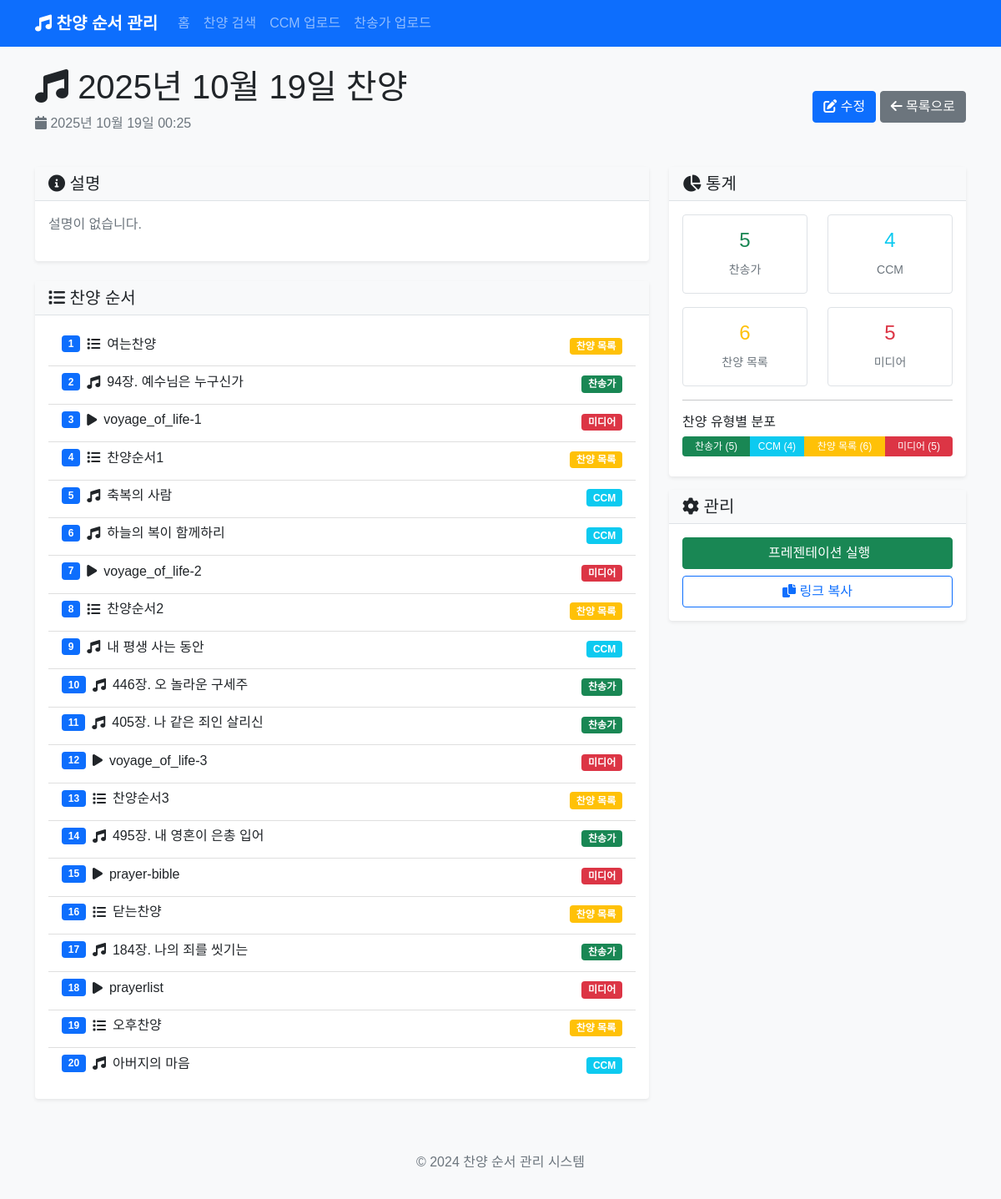
Page /post/9 on the committed database.
### app.py (models this page shows)
class PraisePost(db.Model):
    id = db.Column(db.Integer, primary_key=True)
    title = db.Column(db.String(200), nullable=False)
    content = db.Column(db.Text, nullable=False)
    created_at = db.Column(db.DateTime, default=datetime.utcnow)
    songs = db.relationship('Song', backref='praise_post', lazy=True, cascade='all, delete-orphan')
    background_image = db.Column(db.String(500))  # 전체 배경 이미지
    parallax_image = db.Column(db.String(500))  # 패럴랙스 배경 이미지

class Song(db.Model):
    id = db.Column(db.Integer, primary_key=True)
    title = db.Column(db.String(200), nullable=False)
    song_type = db.Column(db.String(50), nullable=False)  # 'hymn', 'ccm', 'section', 'media'
    hymn_number = db.Column(db.String(10))  # 찬송가 번호
    lyrics = db.Column(db.Text)  # 가사
    order = db.Column(db.Integer, nullable=False)
    praise_post_id = db.Column(db.Integer, db.ForeignKey('praise_post.id'), nullable=False)
    section_title = db.Column(db.String(200))  # 섹션 제목 (예: 찬양순서1)
    media_type = db.Column(db.String(50))  # 'image', 'video'
    media_url = db.Column(db.String(500))  # 미디어 파일 경로
    background_image = db.Column(db.String(500))  # 배경 이미지

### app.py (the view)
@app.route('/post/<int:post_id>')
def view_post(post_id):
    post = PraisePost.query.get_or_404(post_id)
    return render_template('view_post.html', post=post)

### templates/view_post.html (shortened to what this page needs)
{% extends "base.html" %}
{% block content %}
<div class="row">
    <div class="col-12">
        <div class="d-flex justify-content-between align-items-center mb-4">
            <div>
                <h1><i class="fas fa-music"></i> {{ post.title }}</h1>
                <p class="text-muted">
                    <i class="fas fa-calendar"></i> {{ post.created_at.strftime('%Y년 %m월 %d일 %H:%M') }}
                </p>
            </div>
            <div>
                <a href="{{ url_for('edit_post', post_id=post.id) }}" class="btn btn-primary">
                    <i class="fas fa-edit"></i> 수정
                </a>
                <a href="{{ url_for('index') }}" class="btn btn-secondary">
                    <i class="fas fa-arrow-left"></i> 목록으로
                </a>
            </div>
        </div>
    </div>
</div>
<div class="row">
    <div class="col-md-8">
        <div class="card mb-4">
            <div class="card-header">
                <h5 class="mb-0"><i class="fas fa-info-circle"></i> 설명</h5>
            </div>
            <div class="card-body">
                {% if post.content %}
                    <p>{{ post.content }}</p>
                {% else %}
                    <p class="text-muted">설명이 없습니다.</p>
                {% endif %}
            </div>
        </div>
        <div class="card">
            <div class="card-header">
                <h5 class="mb-0"><i class="fas fa-list"></i> 찬양 순서</h5>
            </div>
            <div class="card-body">
                {% if post.songs %}
                    <div class="list-group">
                        {% for song in post.songs %}
                        <div class="list-group-item">
                            <div class="d-flex justify-content-between align-items-start">
                                <div class="flex-grow-1">
                                    <div class="d-flex align-items-center mb-2">
                                        <span class="badge bg-primary me-2">{{ loop.index }}</span>
                                        {% if song.song_type == 'hymn' %}
                                            <i class="fas fa-music me-2"></i>
                                        {% elif song.song_type == 'ccm' %}
                                            <i class="fas fa-music me-2"></i>
                                        {% elif song.song_type == 'section' %}
                                            <i class="fas fa-list me-2"></i>
                                        {% elif song.song_type == 'media' %}
                                            <i class="fas fa-play me-2"></i>
                                        {% else %}
                                            <i class="fas fa-music me-2"></i>
                                        {% endif %}
                                        <h6 class="mb-0">
                                            {% if song.song_type == 'hymn' %}
                                                {{ song.hymn_number }}장. {{ song.title }}
                                            {% else %}
                                                {{ song.title }}
                                            {% endif %}
                                        </h6>
                                    </div>
                                </div>
                                <div class="ms-3">
                                    {% if song.song_type == 'hymn' %}
                                        <span class="badge bg-success">찬송가</span>
                                    {% elif song.song_type == 'ccm' %}
                                        <span class="badge bg-info">CCM</span>
                                    {% elif song.song_type == 'section' %}
                                        <span class="badge bg-warning">찬양 목록</span>
                                    {% elif song.song_type == 'media' %}
                                        <span class="badge bg-danger">미디어</span>
                                    {% else %}
                                        <span class="badge bg-secondary">기타</span>
                                    {% endif %}
                                </div>
                            </div>
                        </div>
                        {% endfor %}
                    </div>
                {% else %}
                    <p class="text-muted">등록된 찬양이 없습니다.</p>
                {% endif %}
            </div>
        </div>
    </div>
    <div class="col-md-4">
        <div class="card">
            <div class="card-header">
                <h5 class="mb-0"><i class="fas fa-chart-pie"></i> 통계</h5>
            </div>
            <div class="card-body">
                <div class="row text-center">
                    <div class="col-6 mb-3">
                        <div class="border rounded p-3">
                            <h4 class="text-success">{{ post.songs|selectattr('song_type', 'equalto', 'hymn')|list|length }}</h4>
                            <small class="text-muted">찬송가</small>
                        </div>
                    </div>
                    <div class="col-6 mb-3">
                        <div class="border rounded p-3">
                            <h4 class="text-info">{{ post.songs|selectattr('song_type', 'equalto', 'ccm')|list|length }}</h4>
                            <small class="text-muted">CCM</small>
                        </div>
                    </div>
                    <div class="col-6">
                        <div class="border rounded p-3">
                            <h4 class="text-warning">{{ post.songs|selectattr('song_type', 'equalto', 'section')|list|length }}</h4>
                            <small class="text-muted">찬양 목록</small>
                        </div>
                    </div>
                    <div class="col-6">
                        <div class="border rounded p-3">
                            <h4 class="text-danger">{{ post.songs|selectattr('song_type', 'equalto', 'media')|list|length }}</h4>
                            <small class="text-muted">미디어</small>
                        </div>
                    </div>
                </div>
                <hr>
                <div class="mt-3">
                    <h6>찬양 유형별 분포</h6>
                    <div class="progress mb-2">
                        {% set hymn_count = post.songs|selectattr('song_type', 'equalto', 'hymn')|list|length %}
                        {% set ccm_count = post.songs|selectattr('song_type', 'equalto', 'ccm')|list|length %}
                        {% set section_count = post.songs|selectattr('song_type', 'equalto', 'section')|list|length %}
                        {% set media_count = post.songs|selectattr('song_type', 'equalto', 'media')|list|length %}
                        {% set total = post.songs|length %}
                        {% if total > 0 %}
                            {% if hymn_count > 0 %}
                                <div class="progress-bar bg-success" style="width: {{ (hymn_count / total * 100)|round(1) }}%">
                                    찬송가 ({{ hymn_count }})
                                </div>
                            {% endif %}
                            {% if ccm_count > 0 %}
                                <div class="progress-bar bg-info" style="width: {{ (ccm_count / total * 100)|round(1) }}%">
                                    CCM ({{ ccm_count }})
                                </div>
                            {% endif %}
                            {% if section_count > 0 %}
                                <div class="progress-bar bg-warning" style="width: {{ (section_count / total * 100)|round(1) }}%">
                                    찬양 목록 ({{ section_count }})
                                </div>
                            {% endif %}
                            {% if media_count > 0 %}
                                <div class="progress-bar bg-danger" style="width: {{ (media_count / total * 100)|round(1) }}%">
                                    미디어 ({{ media_count }})
                                </div>
                            {% endif %}
                        {% endif %}
                    </div>
                </div>
            </div>
        </div>
        <div class="card mt-3">
            <div class="card-header">
                <h5 class="mb-0"><i class="fas fa-cog"></i> 관리</h5>
            </div>
            <div class="card-body">
                <div class="d-grid gap-2">
                    <a href="{{ url_for('presentation', post_id=post.id) }}" class="btn btn-success" target="_blank">
                         프레젠테이션 실행
                    </a>
                    <button class="btn btn-outline-primary" onclick="copyToClipboard()">
                        <i class="fas fa-copy"></i> 링크 복사
                    </button>
                </div>
            </div>
        </div>
    </div>
</div>
{% endblock %}

### static/css/style.css (style rules this page uses)
body { font-family: 'Noto Sans KR', sans-serif; background-color: #f8f9fa; }
.card { border: none; box-shadow: 0 0.125rem 0.25rem rgba(0, 0, 0, 0.075); transition: box-shadow 0.15s ease-in-out; }
.card-header { background-color: #f8f9fa; border-bottom: 1px solid #dee2e6; font-weight: 600; }
.list-group-item { border-left: none; border-right: none; border-radius: 0 !important; }
.list-group-item:first-child { border-top: none; }
.list-group-item:last-child { border-bottom: none; }
.badge { font-size: 0.75em; }
.progress { height: 1.5rem; }
.progress-bar { font-size: 0.75rem; line-height: 1.5rem; }
.btn { transition: all 0.15s ease-in-out; }

### rows in the picture
PraisePost: title "2025년 10월 19일 찬양", created_at "2025년 10월 19일 00:25"
Song: song_type "section" (drawn), title "여는찬양"
Song: hymn_number "94", title "예수님은 누구신가", song_type "찬송가"
Song: song_type "media" (drawn), title "voyage_of_life-1"
Song: song_type "section" (drawn), title "찬양순서1"
Song: title "축복의 사람", song_type "CCM"
Song: title "하늘의 복이 함께하리", song_type "CCM"
Song: song_type "media" (drawn), title "voyage_of_life-2"
Song: song_type "section" (drawn), title "찬양순서2"
Song: title "내 평생 사는 동안", song_type "CCM"
Song: hymn_number "446", title "오 놀라운 구세주", song_type "찬송가"
Song: hymn_number "405", title "나 같은 죄인 살리신", song_type "찬송가"
Song: song_type "media" (drawn), title "voyage_of_life-3"
Song: song_type "section" (drawn), title "찬양순서3"
Song: hymn_number "495", title "내 영혼이 은총 입어", song_type "찬송가"
Song: song_type "media" (drawn), title "prayer-bible"
Song: song_type "section" (drawn), title "닫는찬양"
Song: hymn_number "184", title "나의 죄를 씻기는", song_type "찬송가"
Song: song_type "media" (drawn), title "prayerlist"
Song: song_type "section" (drawn), title "오후찬양"
Song: title "아버지의 마음", song_type "CCM"

### other values in the picture
{{ post.songs|selectattr('song_type', 'equalto', 'hymn')|list|length }} "5"
{{ post.songs|selectattr('song_type', 'equalto', 'ccm')|list|length }} "4"
{{ post.songs|selectattr('song_type', 'equalto', 'section')|list|length }} "6"
{{ post.songs|selectattr('song_type', 'equalto', 'media')|list|length }} "5"
{{ hymn_count }} "5"
{{ ccm_count }} "4"
{{ section_count }} "6"
{{ media_count }} "5"
